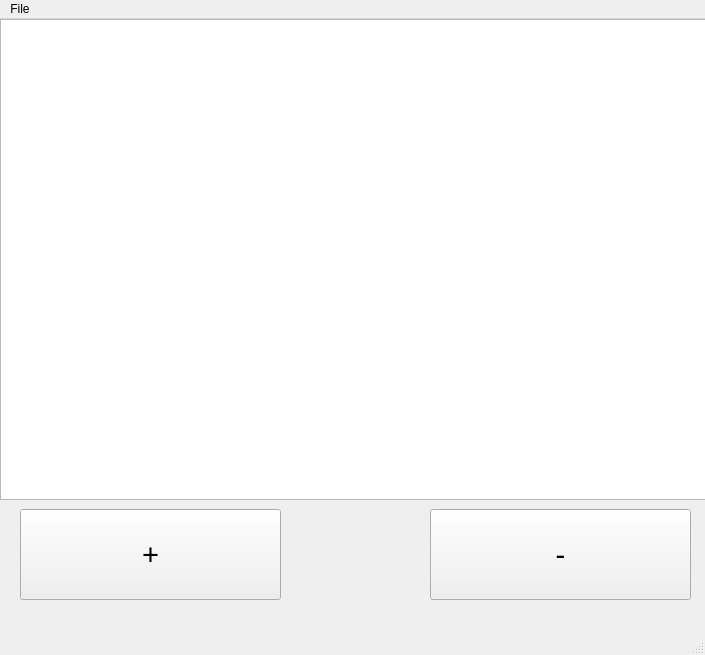
<?xml version="1.0" encoding="UTF-8"?>
<ui version="4.0">
 <class>MainWindow</class>
 <widget class="QMainWindow" name="MainWindow">
  <property name="geometry">
   <rect>
    <x>0</x>
    <y>0</y>
    <width>705</width>
    <height>655</height>
   </rect>
  </property>
  <property name="windowTitle">
   <string>MainWindow</string>
  </property>
  <widget class="QWidget" name="centralwidget">
   <widget class="QListView" name="listView">
    <property name="geometry">
     <rect>
      <x>0</x>
      <y>0</y>
      <width>711</width>
      <height>481</height>
     </rect>
    </property>
    <property name="font">
     <font>
      <pointsize>17</pointsize>
      <weight>75</weight>
      <bold>true</bold>
     </font>
    </property>
   </widget>
   <widget class="QPushButton" name="plusButton">
    <property name="geometry">
     <rect>
      <x>20</x>
      <y>490</y>
      <width>261</width>
      <height>91</height>
     </rect>
    </property>
    <property name="font">
     <font>
      <pointsize>22</pointsize>
     </font>
    </property>
    <property name="text">
     <string>+</string>
    </property>
   </widget>
   <widget class="QPushButton" name="minusButton">
    <property name="geometry">
     <rect>
      <x>430</x>
      <y>490</y>
      <width>261</width>
      <height>91</height>
     </rect>
    </property>
    <property name="font">
     <font>
      <pointsize>22</pointsize>
     </font>
    </property>
    <property name="text">
     <string>-</string>
    </property>
   </widget>
  </widget>
  <widget class="QMenuBar" name="menubar">
   <property name="geometry">
    <rect>
     <x>0</x>
     <y>0</y>
     <width>705</width>
     <height>21</height>
    </rect>
   </property>
   <widget class="QMenu" name="menuFile">
    <property name="title">
     <string>File</string>
    </property>
    <addaction name="actionSave"/>
    <addaction name="actionLoad"/>
   </widget>
   <addaction name="menuFile"/>
  </widget>
  <widget class="QStatusBar" name="statusbar"/>
  <action name="actionSave">
   <property name="text">
    <string>Save</string>
   </property>
  </action>
  <action name="actionLoad">
   <property name="text">
    <string>Load</string>
   </property>
  </action>
 </widget>
 <resources/>
 <connections/>
</ui>
